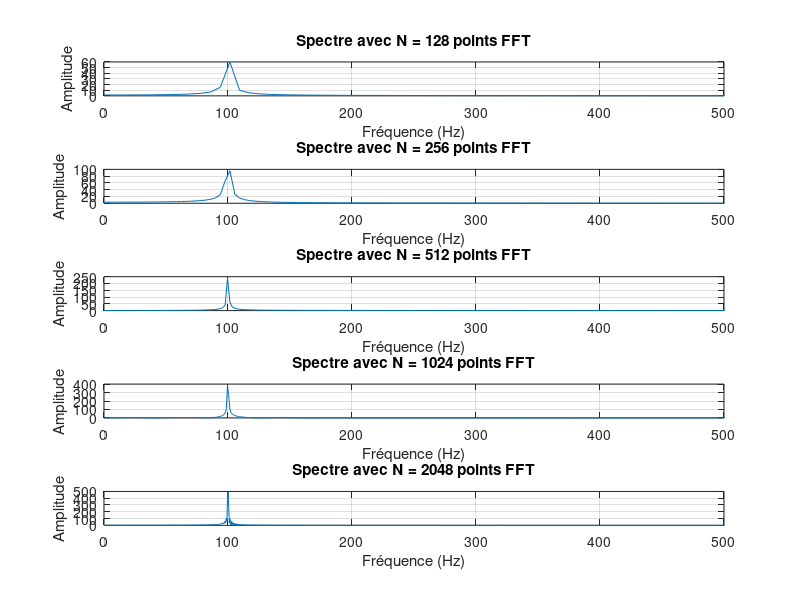

This chart was generated by the following MATLAB code:
% Définition de la fréquence d'échantillonnage (en Hz)
Fs = 1000;

% Calcul de la période d'échantillonnage (en secondes)
Ts = 1/Fs;

% Création du vecteur temps : de 0 à 1 seconde avec un pas de Ts
t = 0:Ts:1-Ts;

% Définition de la fréquence du signal à générer (en Hz)
f = 100;

% Génération d'un signal sinusoïdal d'amplitude 1, de fréquence f
x = sin(2*pi*f*t);

% Différents nombres de points FFT à tester (en puissance de 2)
N_values = [128, 256, 512, 1024, 2048];

% Création d'une nouvelle figure
figure;

% Boucle pour tester chaque nombre de points FFT
for i = 1:length(N_values)
    N = N_values(i);
    
    % Calcul de la transformée de Fourier rapide (FFT) avec N points
    xf = fft(x, N);
    
    % Création de l'axe des fréquences (en Hz)
    freq = (0:N-1) * Fs / N;
    
    % Création du sous-graphique (5 lignes, 1 colonne, position i)
    subplot(5, 1, i);
    
    % Tracé du module (amplitude) du spectre en fonction de la fréquence
    plot(freq, abs(xf));
    
    % Ajout de labels et titre
    xlabel('Fréquence (Hz)');
    ylabel('Amplitude');
    title(sprintf('Spectre avec N = %d points FFT', N));
    grid on;
    
    % Limiter l'axe X pour une meilleure visualisation (0 à Fs/2)
    xlim([0 Fs/2]);
end
